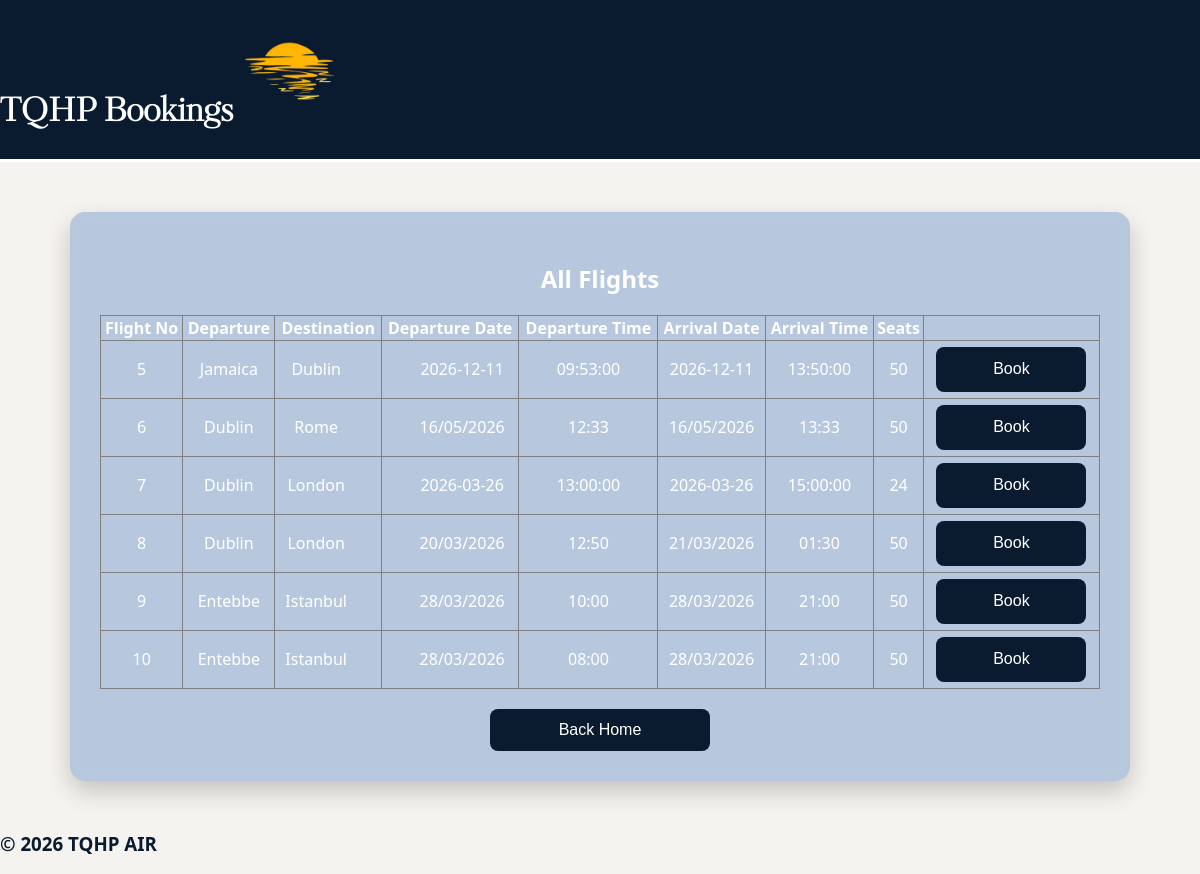
The app's page /showFlights, older data.
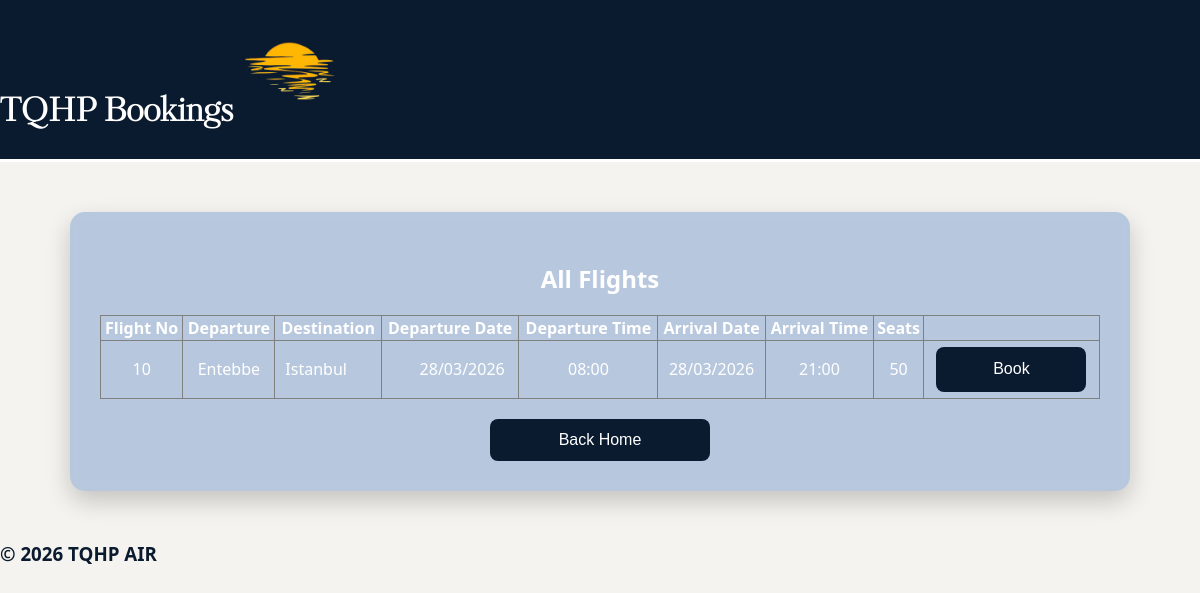
The same page, newer data.
### tables this page shows
CREATE TABLE Flight (
    flightNumber INTEGER PRIMARY KEY AUTOINCREMENT,
    departure TEXT NOT NULL,
    destination TEXT NOT NULL,
    departureDate TEXT NOT NULL,
    departureTime TEXT NOT NULL,
    arrivalDate TEXT NOT NULL,
    arrivalTime TEXT NOT NULL,
    numberSeats INTEGER NOT NULL,
    airlineID INTEGER,
    FOREIGN KEY (airlineID) REFERENCES Airline(airlineID)
);

### app.py (the view)
@app.route("/showFlights")
def showFlights():
    conn = getDbConnection()
    flights = conn.execute("SELECT * FROM Flight").fetchall()
    conn.close()
    return render_template("showFlights.html", flights=flights)

### app.py (called while the page is built)
def getDbConnection():
    conn = sqlite3.connect("AirPlaneSystem.db")
    conn.row_factory = sqlite3.Row
    return conn

### templates/showFlights.html (shortened to what this page needs)
<!DOCTYPE html>
<html lang="en">
<head>
    <link rel="stylesheet" href="{{ url_for('static', filename='airplane.css') }}">
</head>
<body>
        <div class = "topBar">
        <h1>
             TQHP Bookings
            <img id="logo" src="{{ url_for('static', filename='Images/sunset logo.png') }}">
        </h1>
        </div>
    <div id = "main">
<div id = "display">
     <h2>All Flights</h2>
<table border="1">
    <tr>
        <th>Flight No</th>
        <th>Departure</th>
        <th>Destination</th>
        <th>Departure Date</th>
        <th>Departure Time</th>
        <th>Arrival Date</th>
        <th>Arrival Time</th>
        <th>Seats</th>
    </tr>
    {% for flight in flights %}
    <tr>
        <td>{{ flight.flightNumber }}</td>
        <td>{{ flight.departure }}</td>
        <td>{{ flight.destination }}</td>
        <td>{{ flight.departureDate }}</td>
        <td>{{ flight.departureTime }}</td>
        <td>{{ flight.arrivalDate }}</td>
        <td>{{ flight.arrivalTime }}</td>
        <td>{{ flight.numberSeats }}</td>
        <td>
            <a href="/selectSeat/{{ flight.flightNumber }}">
                <button>Book</button>
            </a>
        </td>
    </tr>
    {% endfor %}
</table>
    <button onclick="location.href='/'">Back Home</button>
    </div>
    </div>
    <div class = "bottomBar">
        <h3>© 2026 TQHP AIR</h3>
    </div>
</body>
</html>

### static/airplane.css (style rules this page uses)
body { margin: 0; font-family: 'Segoe UI', Arial, sans-serif; background: #f5f3ef; color: #0A1A2F; }
.topBar { background: #0A1A2F; color: white; font-size: 16px; display: flex; align-items: center; justify-content: flex-start; border-bottom: 3px solid white; height: 20%; font-family: 'KudryashevDisplay'; }
#logo { height: 100px; width: auto; }
button { width: 220px; padding: 12px; font-size: 16px; border-radius: 8px; border: none; background: #0A1A2F; color: white; cursor: pointer; transition: 0.2s; }
#display { display: flex; flex-direction: column; align-items: center; background: rgba(0, 74, 173, 0.25); backdrop-filter: blur(4px); color: white; padding: 30px; width: 90%; max-width: 1000px; border-radius: 15px; box-shadow: 0 10px 25px rgba(0,0,0,0.2); margin: 50px auto; }
#display table { width: 100%; border-collapse: collapse; margin-bottom: 20px; text-align: center; }
td:nth-child(3) { padding-right: 30px; }
td:nth-child(4) { padding-left: 30px; }
td { padding: 6px; }
td button { width: 150px; height: 45px; }
table { margin: auto; }

Row changes from the older to the newer data that the page shows:
removed Flight: flightNumber "5", departure "Jamaica", destination "Dublin", departureDate "2026-12-11", departureTime "09:53:00", arrivalDate "2026-12-11", arrivalTime "13:50:00", numberSeats "50"
removed Flight: flightNumber "6", departure "Dublin", destination "Rome", departureDate "16/05/2026", departureTime "12:33", arrivalDate "16/05/2026", arrivalTime "13:33", numberSeats "50"
removed Flight: flightNumber "7", departure "Dublin", destination "London", departureDate "2026-03-26", departureTime "13:00:00", arrivalDate "2026-03-26", arrivalTime "15:00:00", numberSeats "24"
removed Flight: flightNumber "8", departure "Dublin", destination "London", departureDate "20/03/2026", departureTime "12:50", arrivalDate "21/03/2026", arrivalTime "01:30", numberSeats "50"
removed Flight: flightNumber "9", departure "Entebbe", destination "Istanbul", departureDate "28/03/2026", departureTime "10:00", arrivalDate "28/03/2026", arrivalTime "21:00", numberSeats "50"
